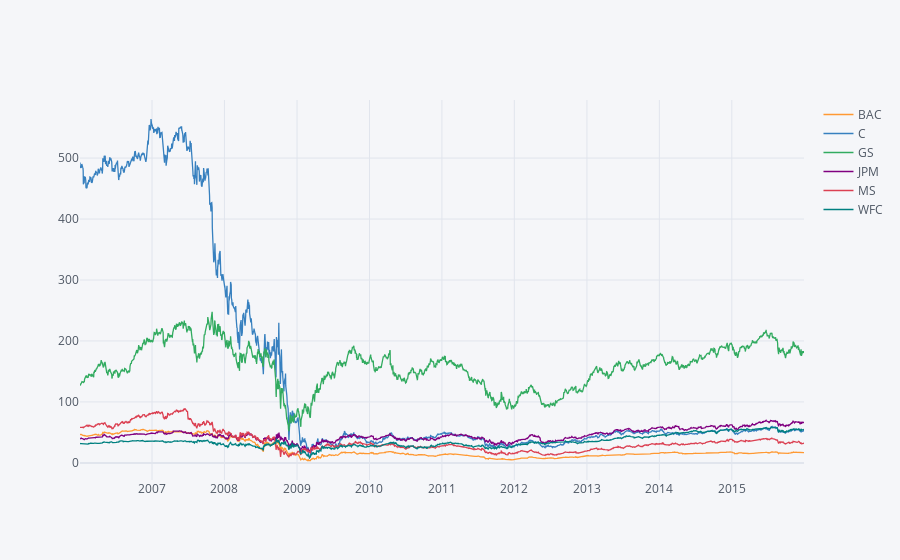

Notebook code for this chart:
### Code cell
bank_stocks.xs(key='Close',axis=1,level='Stock Info').iplot()

### Figure 1 — Plotly figure (JSON) as saved in the notebook; plotly's stock layout.template omitted (floating-point values rounded to 4 significant figures; data arrays with more than 128 entries replaced by an {"elided": "..."} marker saying what was removed)
{"data": [{"line": {"color": "rgba(255, 153, 51, 1.0)", "dash": "solid", "shape": "linear", "width": 1.3}, "mode": "lines", "name": "BAC", "text": "", "type": "scatter", "x": {"elided": "2517 str values"}, "y": {"elided": "2517 float values"}}, {"line": {"color": "rgba(55, 128, 191, 1.0)", "dash": "solid", "shape": "linear", "width": 1.3}, "mode": "lines", "name": "C", "text": "", "type": "scatter", "x": {"elided": "2517 str values"}, "y": {"elided": "2517 float values"}}, {"line": {"color": "rgba(50, 171, 96, 1.0)", "dash": "solid", "shape": "linear", "width": 1.3}, "mode": "lines", "name": "GS", "text": "", "type": "scatter", "x": {"elided": "2517 str values"}, "y": {"elided": "2517 float values"}}, {"line": {"color": "rgba(128, 0, 128, 1.0)", "dash": "solid", "shape": "linear", "width": 1.3}, "mode": "lines", "name": "JPM", "text": "", "type": "scatter", "x": {"elided": "2517 str values"}, "y": {"elided": "2517 float values"}}, {"line": {"color": "rgba(219, 64, 82, 1.0)", "dash": "solid", "shape": "linear", "width": 1.3}, "mode": "lines", "name": "MS", "text": "", "type": "scatter", "x": {"elided": "2517 str values"}, "y": {"elided": "2517 float values"}}, {"line": {"color": "rgba(0, 128, 128, 1.0)", "dash": "solid", "shape": "linear", "width": 1.3}, "mode": "lines", "name": "WFC", "text": "", "type": "scatter", "x": {"elided": "2517 str values"}, "y": {"elided": "2517 float values"}}], "layout": {"legend": {"bgcolor": "#F5F6F9", "font": {"color": "#4D5663"}}, "paper_bgcolor": "#F5F6F9", "plot_bgcolor": "#F5F6F9", "title": {"font": {"color": "#4D5663"}}, "xaxis": {"gridcolor": "#E1E5ED", "showgrid": true, "tickfont": {"color": "#4D5663"}, "title": {"font": {"color": "#4D5663"}, "text": ""}, "zerolinecolor": "#E1E5ED"}, "yaxis": {"gridcolor": "#E1E5ED", "showgrid": true, "tickfont": {"color": "#4D5663"}, "title": {"font": {"color": "#4D5663"}, "text": ""}, "zerolinecolor": "#E1E5ED"}}}
